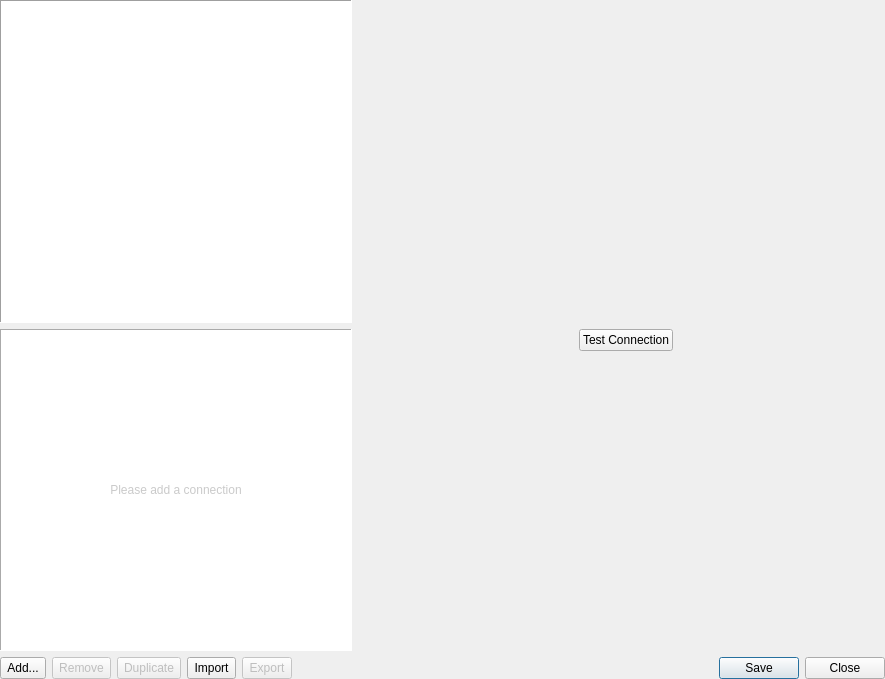
<?xml version="1.0" encoding="UTF-8"?>
<ui version="4.0">
 <class>Form</class>
 <widget class="QWidget" name="Form">
  <property name="geometry">
   <rect>
    <x>0</x>
    <y>0</y>
    <width>885</width>
    <height>679</height>
   </rect>
  </property>
  <property name="windowTitle">
   <string>Form</string>
  </property>
  <layout class="QVBoxLayout" name="verticalLayout_2">
   <property name="leftMargin">
    <number>0</number>
   </property>
   <property name="topMargin">
    <number>0</number>
   </property>
   <property name="rightMargin">
    <number>0</number>
   </property>
   <property name="bottomMargin">
    <number>0</number>
   </property>
   <item>
    <layout class="QHBoxLayout" name="horizontalLayout_4" stretch="2,3">
     <item>
      <layout class="QVBoxLayout" name="verticalLayout" stretch="0,0">
       <item>
        <widget class="QListWidget" name="listServers">
         <property name="sizePolicy">
          <sizepolicy hsizetype="Preferred" vsizetype="Expanding">
           <horstretch>1</horstretch>
           <verstretch>0</verstretch>
          </sizepolicy>
         </property>
         <property name="font">
          <font>
           <family>Segoe UI</family>
           <pointsize>9</pointsize>
          </font>
         </property>
         <property name="styleSheet">
          <string notr="true">QListWidget {
   	outline: 0;
	color: palette(Text);
}

QListWidget::item {
   padding: 6px;
   border: 0px;
}

QListWidget::item:selected {
	color: black;
   	background-color: #84C5E6;
}</string>
         </property>
         <property name="frameShape">
          <enum>QFrame::Panel</enum>
         </property>
         <property name="frameShadow">
          <enum>QFrame::Sunken</enum>
         </property>
         <property name="lineWidth">
          <number>1</number>
         </property>
        </widget>
       </item>
       <item>
        <widget class="QLabel" name="txtNoServers">
         <property name="sizePolicy">
          <sizepolicy hsizetype="Preferred" vsizetype="Expanding">
           <horstretch>1</horstretch>
           <verstretch>0</verstretch>
          </sizepolicy>
         </property>
         <property name="styleSheet">
          <string notr="true">font: 350 13pt &quot;Segoe UI&quot;;
                                            color: palette(Midlight);
                                            background-color: palette(Base);
                                        </string>
         </property>
         <property name="frameShape">
          <enum>QFrame::Panel</enum>
         </property>
         <property name="frameShadow">
          <enum>QFrame::Sunken</enum>
         </property>
         <property name="text">
          <string>&lt;html&gt;&lt;head/&gt;&lt;body&gt;&lt;p&gt;Please add a connection&lt;/p&gt;&lt;/body&gt;&lt;/html&gt;</string>
         </property>
         <property name="alignment">
          <set>Qt::AlignCenter</set>
         </property>
         <property name="wordWrap">
          <bool>true</bool>
         </property>
        </widget>
       </item>
      </layout>
     </item>
     <item>
      <layout class="QVBoxLayout" name="verticalLayout_3">
       <property name="spacing">
        <number>6</number>
       </property>
       <property name="leftMargin">
        <number>0</number>
       </property>
       <property name="topMargin">
        <number>0</number>
       </property>
       <property name="rightMargin">
        <number>0</number>
       </property>
       <item>
        <layout class="QVBoxLayout" name="verticalLayout_4">
         <property name="leftMargin">
          <number>9</number>
         </property>
         <item alignment="Qt::AlignTop">
          <widget class="QStackedWidget" name="stackedWidget">
           <property name="sizePolicy">
            <sizepolicy hsizetype="MinimumExpanding" vsizetype="Preferred">
             <horstretch>3</horstretch>
             <verstretch>0</verstretch>
            </sizepolicy>
           </property>
           <widget class="QWidget" name="widgetEmpty">
            <property name="sizePolicy">
             <sizepolicy hsizetype="Expanding" vsizetype="Expanding">
              <horstretch>0</horstretch>
              <verstretch>0</verstretch>
             </sizepolicy>
            </property>
            <property name="maximumSize">
             <size>
              <width>16777215</width>
              <height>16777215</height>
             </size>
            </property>
           </widget>
          </widget>
         </item>
        </layout>
       </item>
       <item>
        <layout class="QVBoxLayout" name="verticalLayout_5">
         <property name="leftMargin">
          <number>9</number>
         </property>
         <item alignment="Qt::AlignHCenter|Qt::AlignTop">
          <widget class="QPushButton" name="buttonTest">
           <property name="sizePolicy">
            <sizepolicy hsizetype="Preferred" vsizetype="Preferred">
             <horstretch>3</horstretch>
             <verstretch>0</verstretch>
            </sizepolicy>
           </property>
           <property name="text">
            <string>Test Connection</string>
           </property>
          </widget>
         </item>
        </layout>
       </item>
      </layout>
     </item>
    </layout>
   </item>
   <item>
    <layout class="QHBoxLayout" name="horizontalLayout">
     <item>
      <widget class="QToolButton" name="buttonNew">
       <property name="sizePolicy">
        <sizepolicy hsizetype="Preferred" vsizetype="Preferred">
         <horstretch>0</horstretch>
         <verstretch>0</verstretch>
        </sizepolicy>
       </property>
       <property name="text">
        <string>Add...</string>
       </property>
       <property name="shortcut">
        <string>Ctrl+N</string>
       </property>
       <property name="popupMode">
        <enum>QToolButton::InstantPopup</enum>
       </property>
       <property name="toolButtonStyle">
        <enum>Qt::ToolButtonTextBesideIcon</enum>
       </property>
      </widget>
     </item>
     <item>
      <widget class="QToolButton" name="buttonRemove">
       <property name="enabled">
        <bool>false</bool>
       </property>
       <property name="sizePolicy">
        <sizepolicy hsizetype="Preferred" vsizetype="Preferred">
         <horstretch>0</horstretch>
         <verstretch>0</verstretch>
        </sizepolicy>
       </property>
       <property name="toolTip">
        <string>Remove selected</string>
       </property>
       <property name="text">
        <string>Remove</string>
       </property>
      </widget>
     </item>
     <item>
      <widget class="QToolButton" name="buttonDuplicate">
       <property name="enabled">
        <bool>false</bool>
       </property>
       <property name="sizePolicy">
        <sizepolicy hsizetype="Preferred" vsizetype="Preferred">
         <horstretch>0</horstretch>
         <verstretch>0</verstretch>
        </sizepolicy>
       </property>
       <property name="toolTip">
        <string>Duplicate selected</string>
       </property>
       <property name="text">
        <string>Duplicate</string>
       </property>
      </widget>
     </item>
     <item>
      <widget class="QToolButton" name="buttonImport">
       <property name="sizePolicy">
        <sizepolicy hsizetype="Preferred" vsizetype="Preferred">
         <horstretch>0</horstretch>
         <verstretch>0</verstretch>
        </sizepolicy>
       </property>
       <property name="toolTip">
        <string>Import connections (*.json)</string>
       </property>
       <property name="text">
        <string>Import</string>
       </property>
      </widget>
     </item>
     <item>
      <widget class="QToolButton" name="buttonExport">
       <property name="enabled">
        <bool>false</bool>
       </property>
       <property name="sizePolicy">
        <sizepolicy hsizetype="Preferred" vsizetype="Preferred">
         <horstretch>0</horstretch>
         <verstretch>0</verstretch>
        </sizepolicy>
       </property>
       <property name="toolTip">
        <string>Export connections (*.json)</string>
       </property>
       <property name="layoutDirection">
        <enum>Qt::LeftToRight</enum>
       </property>
       <property name="text">
        <string>Export</string>
       </property>
      </widget>
     </item>
     <item>
      <spacer name="horizontalSpacer">
       <property name="orientation">
        <enum>Qt::Horizontal</enum>
       </property>
       <property name="sizeType">
        <enum>QSizePolicy::MinimumExpanding</enum>
       </property>
       <property name="sizeHint" stdset="0">
        <size>
         <width>40</width>
         <height>20</height>
        </size>
       </property>
      </spacer>
     </item>
     <item>
      <widget class="QPushButton" name="buttonSave">
       <property name="text">
        <string>Save</string>
       </property>
       <property name="shortcut">
        <string>Ctrl+S</string>
       </property>
       <property name="autoDefault">
        <bool>false</bool>
       </property>
       <property name="default">
        <bool>true</bool>
       </property>
      </widget>
     </item>
     <item>
      <widget class="QDialogButtonBox" name="buttonClose">
       <property name="sizePolicy">
        <sizepolicy hsizetype="Maximum" vsizetype="Fixed">
         <horstretch>0</horstretch>
         <verstretch>0</verstretch>
        </sizepolicy>
       </property>
       <property name="focusPolicy">
        <enum>Qt::StrongFocus</enum>
       </property>
       <property name="standardButtons">
        <set>QDialogButtonBox::Close</set>
       </property>
      </widget>
     </item>
    </layout>
   </item>
  </layout>
 </widget>
 <resources/>
 <connections/>
</ui>
